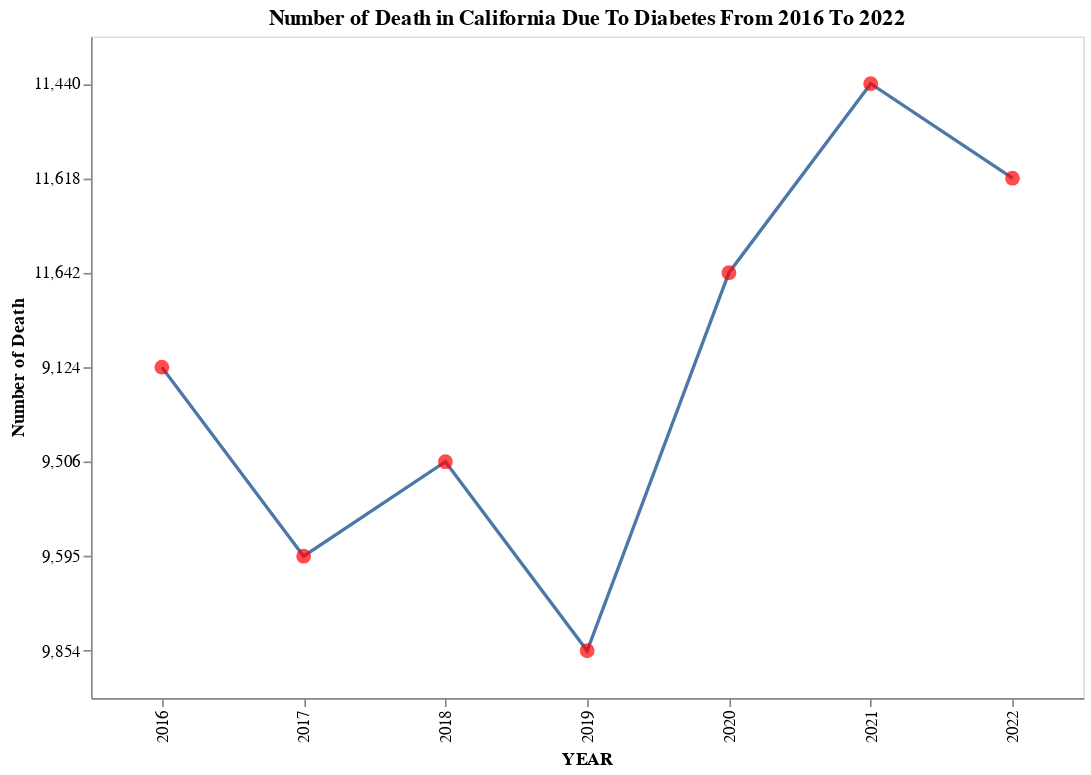

Notebook code for this chart:
### Markdown cell above
### Visualization 1: Number of Death in California Due To Diabetes From 2016 To 2022

- This is the one and only visualization that we will create for our first dataset. It directly shows how the number of deaths due to diabetes changed from 2016 to 2022.
- This plot enables us to identify overall trends in diabetes-related deaths from 2016 to 2022, and we can compare it with hospitalization rates to investigate whether increases or decreases in hospitalizations correspond to changes in death rates.
- We plan to compare diabetes-related hospitalization rates/counts at each time point with corresponding death rates/counts. Our goal is to explore their relationship and potentially build a model to analyze how hospitalization trends impact mortality over time.

### Code cell
# If you are reviewing the following visualization through Jupyter Notebook, 
# when you hover the mouse over the highlighted points, 
# you should be able to see more detailed information regarding each year.

death_trend_in_cali = alt.Chart(california).mark_line().encode(
    alt.X('YEAR:O'),
    alt.Y('DEATHS', title = 'Number of Death')
).properties(
    title = 'Number of Death in California Due To Diabetes From 2016 To 2022',
    width = 600,
    height = 400
)

specific_points = alt.Chart(california).mark_point(
    size = 80, 
    filled= True,  
    color = 'red'  
).encode(
    alt.X('YEAR:O'),
    alt.Y('DEATHS'),
    alt.Tooltip(['YEAR', 'DEATHS', 'RATE'])
)

vis1 = death_trend_in_cali + specific_points
vis1

### Figure 1 — Vega-Lite specification as saved in the notebook (floating-point values rounded to 4 significant figures)
{"$schema": "https://vega.github.io/schema/vega-lite/v5.20.1.json", "config": {"view": {"continuousHeight": 300, "continuousWidth": 300}}, "data": {"name": "data-337cdd18ce1b62e0420e390f54073728"}, "datasets": {"data-337cdd18ce1b62e0420e390f54073728": [{"DEATHS": "11,618", "RATE": 25, "STATE": "CA", "YEAR": 2022}, {"DEATHS": "11,440", "RATE": 25.5, "STATE": "CA", "YEAR": 2021}, {"DEATHS": "11,642", "RATE": 25.4, "STATE": "CA", "YEAR": 2020}, {"DEATHS": "9,854", "RATE": 21.8, "STATE": "CA", "YEAR": 2019}, {"DEATHS": "9,506", "RATE": 21.4, "STATE": "CA", "YEAR": 2018}, {"DEATHS": "9,595", "RATE": 22.1, "STATE": "CA", "YEAR": 2017}, {"DEATHS": "9,124", "RATE": 21.4, "STATE": "CA", "YEAR": 2016}]}, "height": 400, "layer": [{"encoding": {"x": {"field": "YEAR", "type": "ordinal"}, "y": {"field": "DEATHS", "title": "Number of Death", "type": "nominal"}}, "mark": {"type": "line"}, "title": "Number of Death in California Due To Diabetes From 2016 To 2022"}, {"encoding": {"tooltip": [{"field": "YEAR", "type": "quantitative"}, {"field": "DEATHS", "type": "nominal"}, {"field": "RATE", "type": "quantitative"}], "x": {"field": "YEAR", "type": "ordinal"}, "y": {"field": "DEATHS", "type": "nominal"}}, "mark": {"color": "red", "filled": true, "size": 80, "type": "point"}}], "width": 600}
